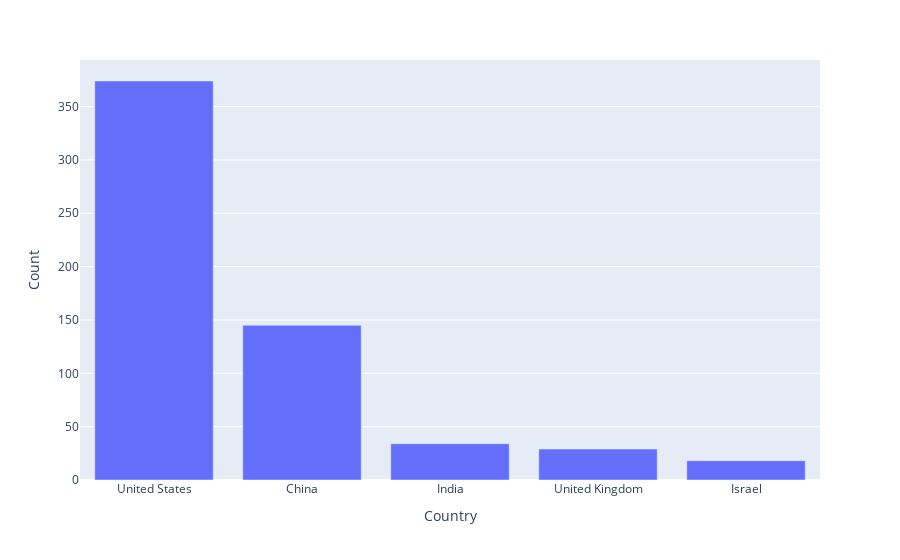

Notebook cell for this chart:
### Code cell
# Bar chart showing the count of each country top 5
top_5_fig = px.bar(df_unicorn_country, x='Country', y="Count")
top_5_fig.show()

### Figure 1 — Plotly figure (JSON) as saved in the notebook; plotly's stock layout.template omitted (floating-point values rounded to 4 significant figures)
{"data": [{"alignmentgroup": "True", "hovertemplate": "Country=%{x}<br>Count=%{y}<extra></extra>", "legendgroup": "", "marker": {"color": "#636efa", "pattern": {"shape": ""}}, "name": "", "offsetgroup": "", "orientation": "v", "showlegend": false, "textposition": "auto", "type": "bar", "x": ["United States", "China", "India", "United Kingdom", "Israel"], "xaxis": "x", "y": [374, 145, 34, 29, 18], "yaxis": "y"}], "layout": {"autosize": true, "barmode": "relative", "legend": {"tracegroupgap": 0}, "margin": {"t": 60}, "xaxis": {"anchor": "y", "autorange": true, "domain": [0, 1], "range": [-0.5, 4.5], "title": {"text": "Country"}, "type": "category"}, "yaxis": {"anchor": "x", "autorange": true, "domain": [0, 1], "range": [0, 393.7], "title": {"text": "Count"}, "type": "linear"}}}
